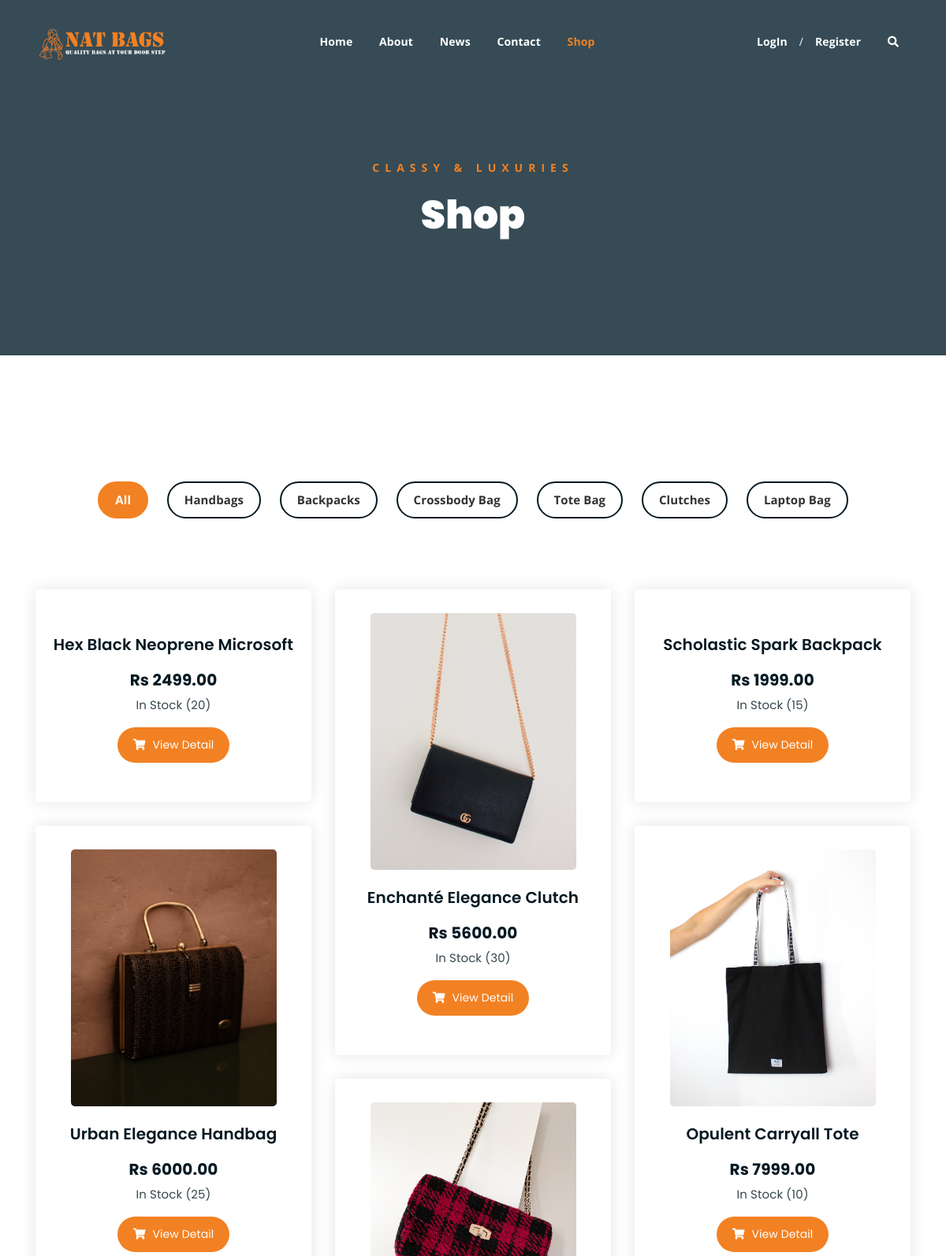
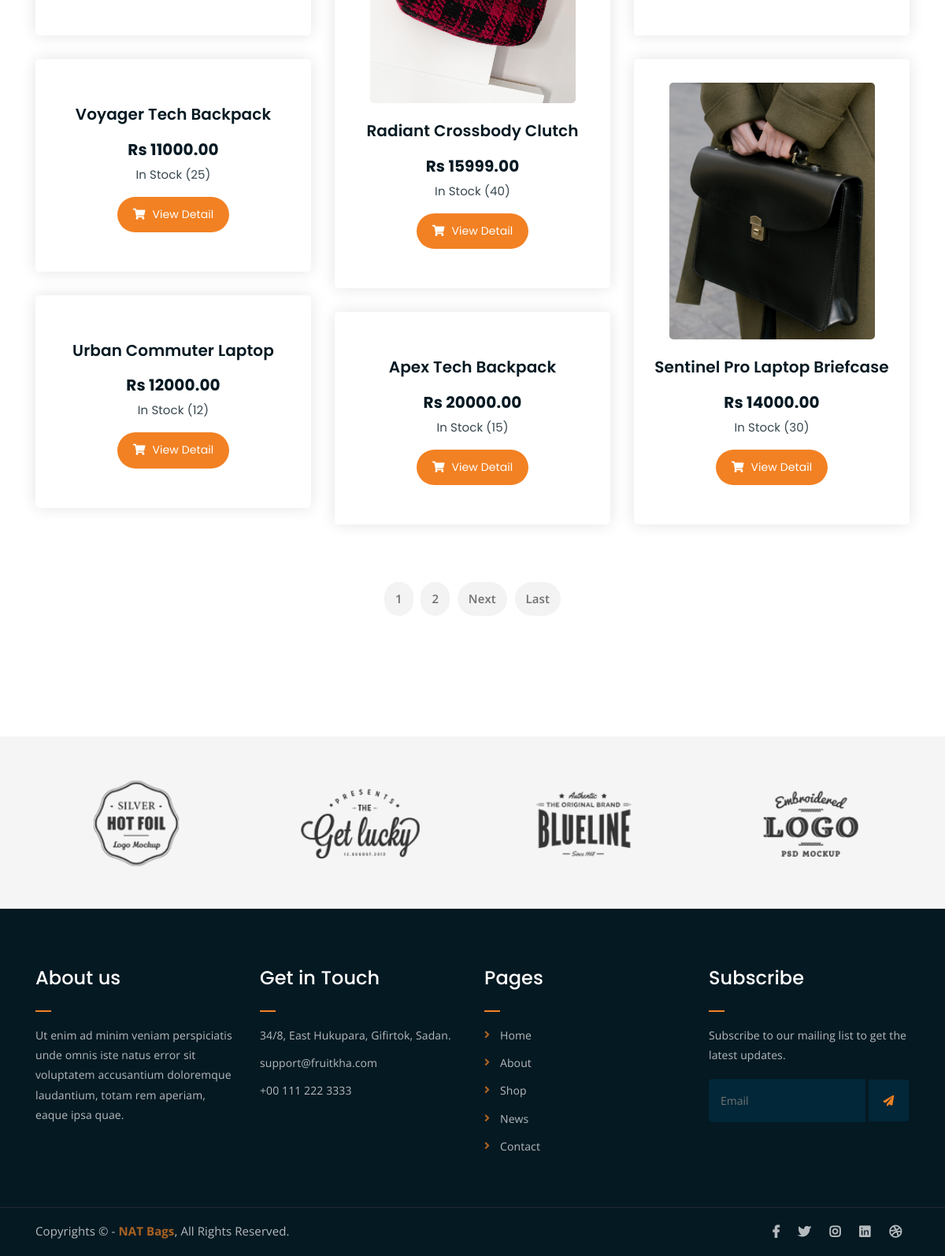
The app's page /shop/ with its own data (2 pictures, top to bottom).
### Shop/models.py (models this page shows, shortened)
class product(models.Model):
    product_name=models.CharField(max_length=50)
    product_price=models.IntegerField(default=0)
    product_image=models.ImageField(upload_to='products',default='')
    product_material=models.CharField(max_length=50,default='')
    product_details=models.TextField(max_length=1500)
    product_rating=models.IntegerField(default=0)
    product_quantity=models.IntegerField(default=0)
    product_catagory=models.ForeignKey(catagory, on_delete=models.CASCADE, null=False, default='')

### natBags/views.py (the view)
# urls.py: path('shop/', views.shop, name='shop'),
def shop(request):
    customer_id = request.session.get('customer_id')
    cartItemCount = cartItems.objects.filter(cartF=customer_id).count()
    shopData=product.objects.all()
    paginator=Paginator(shopData,10)
    page_number=request.GET.get('page')
    shopDatafinal=paginator.get_page(page_number)
    totalpage=shopDatafinal.paginator.num_pages
    data={
        'products':shopDatafinal,
        'lastpage':totalpage,
        'totalpagelist':[n+1 for n in range(totalpage)],
        'cartItemCount':cartItemCount
        }
    return render(request,'shop.html',data)

### Shop/models.py (called while the page is built)
    def __str__(self):
        return self.catagory_name

### templates/shop.html (shortened to what this page needs)
{% extends 'base.html' %}
{% block content %}
	<div class="breadcrumb-section breadcrumb-bg">
		<div class="container">
			<div class="row">
				<div class="col-lg-8 offset-lg-2 text-center">
					<div class="breadcrumb-text">
						<p>Classy & Luxuries</p>
						<h1>Shop</h1>
					</div>
				</div>
			</div>
		</div>
	</div>
	<div class="product-section mt-150 mb-150">
		<div class="container">
			<div class="row">
                <div class="col-md-12">
                    <div class="product-filters">
                        <ul>
                            <li class="active" data-filter="*">All</li>
                            <li data-filter=".Handbags">Handbags</li>
                            <li data-filter=".Backpacks">Backpacks</li>
                            <li data-filter=".Crossbody">Crossbody Bag</li>
                            <li data-filter=".Totebag">Tote Bag</li>
                            <li data-filter=".Clutches">Clutches</li>
                            <li data-filter=".Laptop">Laptop Bag</li>
                        </ul>
                    </div>
                </div>
            </div>
			<div class="row product-lists">
				{% for p in products %}
				<div class="col-lg-4 col-md-6 text-center {{p.product_catagory}}">
					<div class="single-product-item">
						<div class="product-image">
							<a href="/productDetail/{{p.id}}"><img src="../Media/{{ p.product_image }}" alt=""></a>
						</div>
						<h3>{{p.product_name}}</h3>
						<p class="product-price">Rs {{p.product_price}}.00 <span> In Stock ({{p.product_quantity}})</span>
						</p>
						<a href="/productDetail/{{p.id}}" class="cart-btn"><i class="fas fa-shopping-cart"></i> View Detail </a>
					</div>
				</div>
				{% endfor %}
			</div>
			<div class="row">
				<div class="col-lg-12 text-center">
					<div class="pagination-wrap">
						<ul>
							{% for n in totalpagelist %}
							<li><a href="/shop/?page={{n}}">{{n}} </a></li>
							{% endfor %}
							{% if products.has_next %}
							<li><a href="/shop/?page={{products.next_page_number}}">Next</a></li>
							<li><a href="/shop/?page={{lastpage}}">Last</a></li>
							{% endif %}
						</ul>
					</div>
				</div>
			</div>
		</div>
	</div>
	<div class="logo-carousel-section">
		<div class="container">
			<div class="row">
				<div class="col-lg-12">
					<div class="logo-carousel-inner">
						<div class="single-logo-item">
							<img src="../static/img/company-logos/1.png" alt="">
						</div>
						<div class="single-logo-item">
							<img src="../static/img/company-logos/2.png" alt="">
						</div>
						<div class="single-logo-item">
							<img src="../static/img/company-logos/3.png" alt="">
						</div>
						<div class="single-logo-item">
							<img src="../static/img/company-logos/4.png" alt="">
						</div>
					</div>
				</div>
			</div>
		</div>
	</div>
	{% endblock %}

### static/css/main.css (style rules this page uses)
html { font-size: 14px; font-weight: 400; line-height: 28px; height: 100%; }
body { margin: 0; padding: 0; font-family: "Open Sans", sans-serif; font-weight: 400; font-size: 1rem; letter-spacing: 0.1px; line-height: 1.8; color: #051922; overflow-x: hidden; }
body img { max-width: 100%; }
a { cursor: pointer; text-decoration: none; -webkit-transition: all 0.2s ease-in-out; -o-transition: all 0.2s ease-in-out; transition: all 0.2s ease-in-out; }
h1, .h1, h2, .h2, h3, .h3, h4, .h4, h5, .h5, h6, .h6 { font-family: "Poppins", sans-serif; font-weight: 700; margin: 0 0 1.25rem 0; color: #051922; }
h1:last-child, .h1:last-child, h2:last-child, .h2:last-child, h3:last-child, .h3:last-child, h4:last-child, .h4:last-child, h5:last-child, .h5:last-child, h6:last-child, .h6:last-child { margin: 0; }
h1, .h1 { font-size: 4rem; font-weight: 700; line-height: 4rem; }
h3, .h3 { font-size: 2rem; font-weight: 700; line-height: 2.25rem; }
p { font-family: "Open Sans", sans-serif; font-weight: 400; font-size: 1rem; letter-spacing: 0.1px; line-height: 1.8; color: #051922; margin: 0 0 1.25rem 0; }
.mt-150 { margin-top: 150px; }
.mb-150 { margin-bottom: 150px; }
a.boxed-btn, a.bordered-btn, a.cart-btn { border-radius: 50px; }
.breadcrumb-bg { background-image: url(../img/breadcrumb-bg.jpg); }
.breadcrumb-text p { color: #F28123; font-weight: 700; text-transform: uppercase; letter-spacing: 7px; }
.breadcrumb-text h1 { font-size: 50px; font-weight: 900; color: #fff; margin: 0; margin-top: 20px; }
.breadcrumb-section { padding: 150px 0; background-size: cover; background-position: center center; position: relative; z-index: 1; background-attachment: fixed; padding-top: 200px; }
.breadcrumb-section:after { position: absolute; left: 0; top: 0; width: 100%; height: 100%; content: ""; background-color: #07212e; z-index: -1; opacity: 0.8; }
.single-logo-item img { max-width: 180px; margin: 0 auto; }
.logo-carousel-section { background-color: #f5f5f5; padding: 50px 0; }
.single-logo-item { -webkit-transition: 0.3s; -o-transition: 0.3s; transition: 0.3s; }
.pagination-wrap ul li a { -webkit-transition: 0.3s; -o-transition: 0.3s; transition: 0.3s; }
.product-image img { -webkit-transition: 0.3s; -o-transition: 0.3s; transition: 0.3s; }
a.cart-btn { -webkit-transition: 0.3s; -o-transition: 0.3s; transition: 0.3s; }
.single-product-item { -webkit-transition: 0.3s; -o-transition: 0.3s; transition: 0.3s; }
html, body { height: 100%; }
.pagination-wrap { margin-top: 40px; }
.pagination-wrap ul { margin: 0; padding: 0; list-style: none; }
.pagination-wrap ul li { display: inline-block; }
.pagination-wrap ul li a { color: #6f6f6f; font-size: 15px; background-color: #f3f3f3; display: inline-block; padding: 8px 14px; border-radius: 5px; margin: 3px; font-weight: 600; border-radius: 50px; }
.product-filters { margin-bottom: 80px; }
.product-filters ul { margin: 0; padding: 0; list-style: none; text-align: center; }
.product-filters ul li { display: inline-block; font-weight: 700; font-size: 15px; margin: 10px; border: 2px solid #051922; color: #323232; cursor: pointer; padding: 8px 20px; border-radius: 25px; }
.product-filters ul li.active { border: 2px solid #F28123; background-color: #F28123; color: #fff; }
.single-product-item { margin-bottom: 30px; }
.product-image { padding: 30px; padding-bottom: 0; }
.product-image img { width: 90%; border-radius: 5px; margin-bottom: 20px; }
.single-product-item h3 { font-size: 20px; font-weight: 600; margin-bottom: 10px; }
p.product-price { font-family: 'Poppins', sans-serif; font-size: 20px; font-weight: 700; margin-bottom: 15px; }
p.product-price span { display: block; opacity: 0.8; font-size: 15px; font-weight: 400; }
a.cart-btn { font-family: 'Poppins', sans-serif; display: inline-block; background-color: #F28123; color: #fff; padding: 10px 20px; }
a.cart-btn i { margin-right: 5px; }
.single-product-item { -webkit-box-shadow: 0 0 20px #e4e4e4; box-shadow: 0 0 20px #e4e4e4; padding-bottom: 50px; border-radius: 5px; }

### records on screen
product: product_name "Hex Black Neoprene Microsoft", product_price "2499", product_quantity "20"
product: product_image (picture), product_name "Enchanté Elegance Clutch", product_price "5600", product_quantity "30"
product: product_name "Scholastic Spark Backpack", product_price "1999", product_quantity "15"
product: product_image (picture), product_name "Urban Elegance Handbag", product_price "6000", product_quantity "25"
product: product_image (picture), product_name "Opulent Carryall Tote", product_price "7999", product_quantity "10"
product: product_image (picture), product_name "Radiant Crossbody Clutch", product_price "15999", product_quantity "40"
product: product_name "Voyager Tech Backpack", product_price "11000", product_quantity "25"
product: product_image (picture), product_name "Sentinel Pro Laptop Briefcase", product_price "14000", product_quantity "30"
product: product_name "Urban Commuter Laptop", product_price "12000", product_quantity "12"
product: product_name "Apex Tech Backpack", product_price "20000", product_quantity "15"

### other values on screen
{{ n }} "1" "2"
